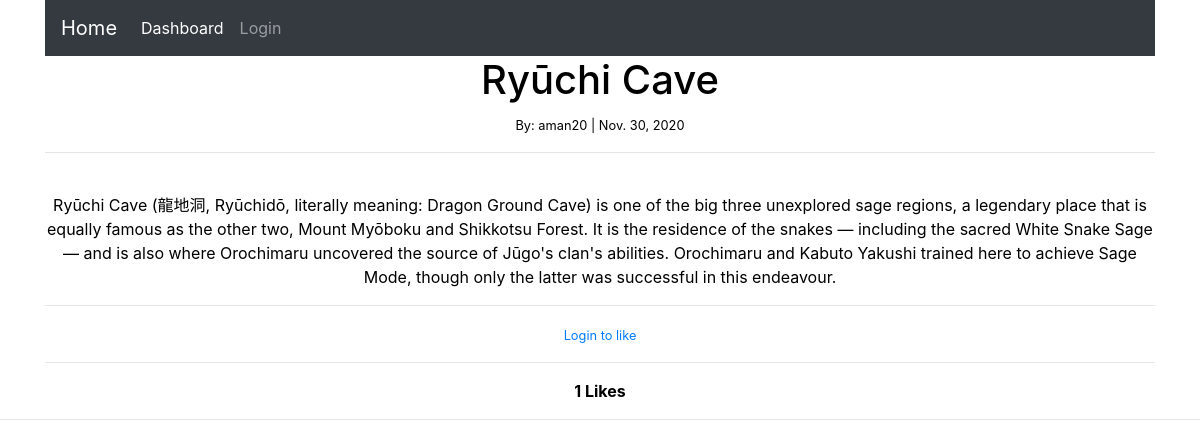
Page /article/3 on the committed database.
### fandom/models.py (models this page shows, shortened)
class Post(models.Model):
    title = models.CharField(max_length=200)
    author = models.ForeignKey(User, on_delete=models.CASCADE)
    body = models.TextField()
    post_date = models.DateField(auto_now_add=True)
    likes = models.ManyToManyField(User, related_name='blog_posts')
    def total_likes(self):
        return self.likes.count()

### fandom/views.py (the view)
# urls.py: path('article/<int:pk>', ArticleDetailView.as_view(), name="article-detail" ),
class ArticleDetailView(DetailView):
    model = Post
    template_name = 'article_details.html'
    def get_context_data(self, *args, **kwargs):
        context = super(ArticleDetailView, self).get_context_data(*args, **kwargs)
        stuff = get_object_or_404(Post, id=self.kwargs['pk'])
        total_likes = stuff.total_likes()
        liked=False
        if stuff.likes.filter(id=self.request.user.id).exists():
            liked=True
        context["total_likes"] = total_likes
        context["liked"] = liked
        return context

### fandom/templates/article_details.html (shortened to what this page needs)
{% load static %}
<!DOCTYPE html>
<html>
    <head>
        <link rel="stylesheet" href="{% static 'fandom/home.css' %}">
        <link rel="stylesheet" href="https://stackpath.bootstrapcdn.com/bootstrap/4.1.3/css/bootstrap.min.css">
        <link rel="stylesheet" href="https://use.fontawesome.com/releases/v5.3.1/css/all.css">
    </head>
    <body>
        <div class="container">
            <nav class="navbar navbar-expand-lg navbar-dark bg-dark">
                <a class="navbar-brand" href="{% url 'home' %}">Home</a>
                <div class="collapse navbar-collapse" id="navbarNav">
                    <ul class="navbar-nav">
                        <li class="nav-item active">
                            <a class="nav-link" href="{% url 'dashboard' %}">Dashboard <span class="sr-only">(current)</span></a>
                        </li>
                        {% if user.is_authenticated %}
                        <li class="nav-item">
                            <a class="nav-link" href="{% url 'add_post' %}">Add Post</a>
                        </li>
                        <li class="nav-item">
                        <a class="nav-link" href="{% url 'logout' %}">Logout</a>
                        </li>
                        {% else %}
                        <li class="nav-item">
                        <a class="nav-link" href="{% url 'login' %}">Login</a>
                        </li>
                        {% endif %}
                    </ul>
                </div>
             </nav>
        </div>
        <div class="container">
            <h1>{{ post.title }}</h1>
            <small>By: {{ post.author }} | {{ post.post_date }}</small></br>
            <hr>
            {{ post.body}}
            <br>
            <hr>
            <form action="{% url 'like_post' post.pk %}" method="POST">
                {% if user.is_authenticated %}
                    {% if liked %}
                        <button type="submit", name="post_id", value="{{ post.id }}", class="btn btn-warning btn-sm">Unlike</button>
                    {% else %}
                        <button type="submit", name="post_id", value="{{ post.id }}", class="btn btn-primary btn-sm">Like</button>
                    {% endif %}
                {% else %}
                    <small><a href="{% url 'login' %}">Login to like</a></small>
                {% endif %}
                <hr>
                <b>{{ total_likes }} Likes</b>
            </form>
        </div>
        <hr>
    </body>
</html>

### fandom/static/fandom/home.css (style rules this page uses)
.container { position: relative; text-align: center; color: black; }

### rows in the picture
Post: title "Ryūchi Cave", author "aman20", post_date "Nov. 30, 2020", body "Ryūchi Cave (龍地洞, Ryūchidō, literally meaning: Dragon Ground Cave) is one of the big three unexplored sage regions, a legendary place that is equally famous as the other two, Mount Myōboku and Shikkotsu Forest. It is the residence of the snakes — including the sacred White Snake Sage — and is also where Orochimaru uncovered the source of Jūgo's clan's abilities. Orochimaru and Kabuto Yakushi trained here to achieve Sage Mode, though only the latter was successful in this endeavour."

### other values in the picture
{{ total_likes }} "1"
